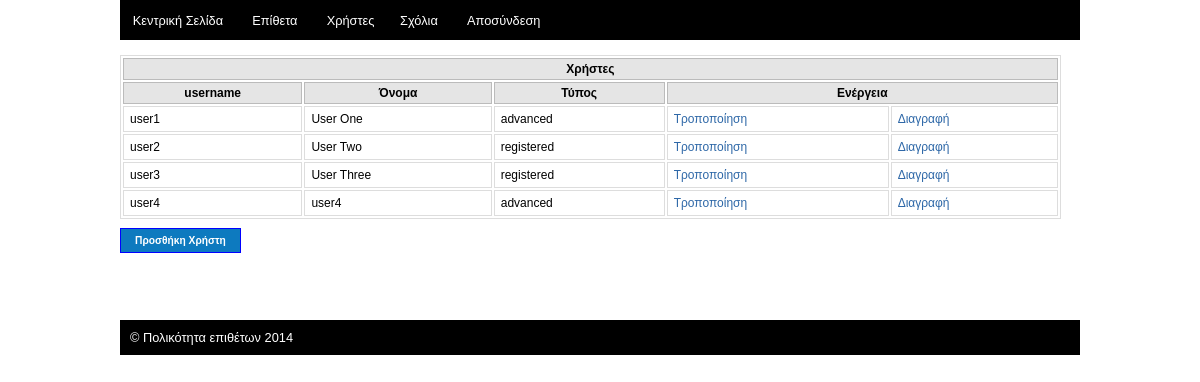
Screenshot of /project/site/admin/users.php (signed in) with the database file from the repository.
### tables this page shows
CREATE TABLE IF NOT EXISTS `users` (
  `username` varchar(255) NOT NULL,
  `name` varchar(255) NOT NULL,
  `userType` enum('registered','advanced','','') NOT NULL,
  `password` varchar(255) NOT NULL,
  PRIMARY KEY (`username`)
);

### project/site/includes/functions.php (called while the page is built, shortened)
<?php
function getUsers()
{
	$user_list=array();
	$sql="SELECT * FROM users ORDER BY username ";
	$result = mysql_query($sql);
	$i=0;
	while($row = mysql_fetch_array($result)) {
		$user=new User();
		$user->username=$row['username'];
		$user->password=$row['password'];
		$user->name=$row['name'];
		$user->type=$row['userType'];
		$user_list[$i]=$user;
		$i++;
	}
	return $user_list;
}
?>

### project/site/admin/users.php (the view, shortened to what this page needs)
<?php
include('header.php');
?>
<div id="content">
<br/>
<table>
		<tr>
			<th colspan='5' ><strong>Χρήστες </strong></th>
		</tr>
		<tr>
			<th><strong>username</strong></th>
			<th><strong>Όνομα</strong></th>
			<th><strong>Τύπος</strong></th>
			<th colspan='2'><strong>Ενέργεια</strong></th>
		</tr>
		<?php
		$users = getUsers();
		foreach ( $users as $user){
			echo "<tr>";
			echo "<td>$user->username</td><td>$user->name</td>";
			echo "<td>$user->type</td>";
			echo "<td><a href=\"".DIRADMIN."edituser.php?id=$user->username\">Τροποποίηση</a> </td>";
			echo "<td> <a href=\"javascript:deluser('$user->username','$user->name');\">Διαγραφή</a></td>";
			echo "</tr>";
		}
		?>
</table>
	<p><a href="<?php echo DIRADMIN;?>adduser.php" class="button">Προσθήκη Χρήστη</a></p>
</div>
<br/><br/><br/><br/>
<?php
include('footer.php');
?>

### project/site/css/adminstyle.css (style rules this page uses)
body { font-size: 80%; font-family:Arial, Helvetica, sans-serif; margin:0; }
#content { width:960px; margin:auto; }
a { text-decoration:none; color:#2d67a7; background-color: inherit; }
.button { background:#0D7ABF none repeat-x scroll bottom left; color:#ffffff; border:1px solid #00F; color:#ffffff; font-size:0.8em; padding:6px 14px; font-weight:bold; font-family:Verdana, Arial, Helvetica, sans-serif; }
table { width:98%; border:1px solid #DDDDDD; font-size:12px; color:#000;background:#fff; margin-bottom:10px; }
table th { background-color:#E5E5E5; border:1px solid #BBBBBB; padding:3px 6px; font-weight:normal; color:#000; }
table tr td { border:1px solid #DDDDDD; padding:5px 6px; }

### rows the page displays
users: username "user1", name "User One", userType "advanced"
users: username "user2", name "User Two", userType "registered"
users: username "user3", name "User Three", userType "registered"
users: username "user4", name "user4", userType "advanced"

### other values shown
SITETITLE "Πολικότητα επιθέτων"
